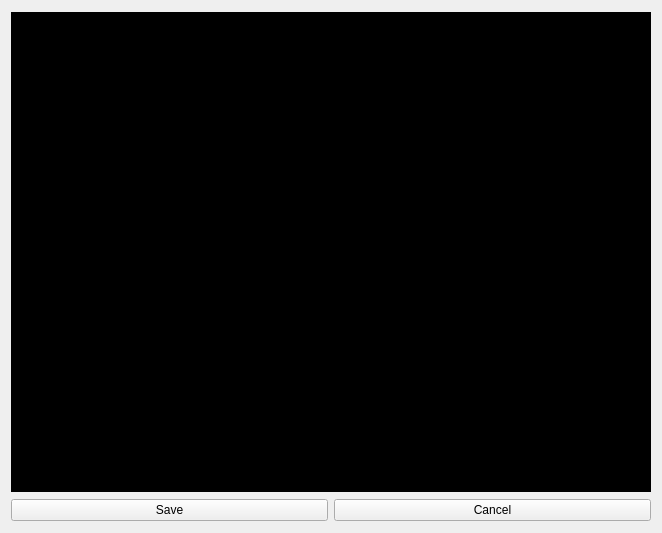
<?xml version="1.0" encoding="UTF-8"?>
<ui version="4.0">
 <class>Snipaste</class>
 <widget class="QWidget" name="Snipaste">
  <property name="geometry">
   <rect>
    <x>0</x>
    <y>0</y>
    <width>658</width>
    <height>533</height>
   </rect>
  </property>
  <property name="windowTitle">
   <string>Form</string>
  </property>
  <layout class="QVBoxLayout" name="verticalLayout">
   <item>
    <widget class="QLabel" name="label_frame">
     <property name="sizePolicy">
      <sizepolicy hsizetype="Fixed" vsizetype="Fixed">
       <horstretch>0</horstretch>
       <verstretch>0</verstretch>
      </sizepolicy>
     </property>
     <property name="minimumSize">
      <size>
       <width>640</width>
       <height>480</height>
      </size>
     </property>
     <property name="maximumSize">
      <size>
       <width>640</width>
       <height>480</height>
      </size>
     </property>
     <property name="styleSheet">
      <string notr="true">background-color: rgb(0, 0, 0);</string>
     </property>
     <property name="text">
      <string>TextLabel</string>
     </property>
    </widget>
   </item>
   <item>
    <layout class="QHBoxLayout" name="horizontalLayout">
     <item>
      <widget class="QPushButton" name="pushButton_save">
       <property name="text">
        <string>Save</string>
       </property>
      </widget>
     </item>
     <item>
      <widget class="QPushButton" name="pushButton_cancel">
       <property name="text">
        <string>Cancel</string>
       </property>
      </widget>
     </item>
    </layout>
   </item>
  </layout>
 </widget>
 <resources/>
 <connections/>
</ui>
